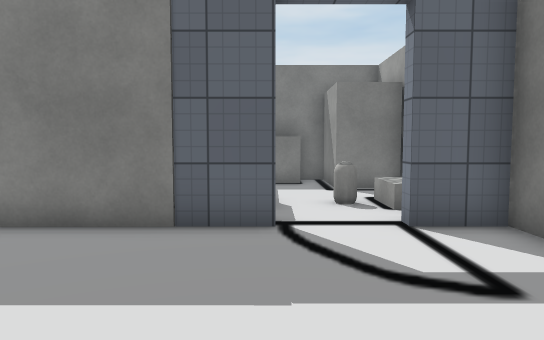
[1] (above)

18 first-person views from a walk through a Unity game level. The camera is 1.3 m above the floor, tilts 4° down and sees 70° across. The floor is counted in squares, 1 m on a side. Each view is taken from the middle of a square. On the plan, view 1 faces up. The plan holds only what a view shows up to about 16 squares ahead; the rest is blank. The place goes on beyond the plan. The player is left out. Some surface patterns are stand-ins.

[2]
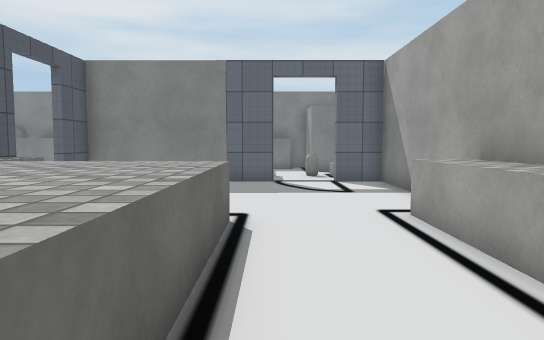

[3]
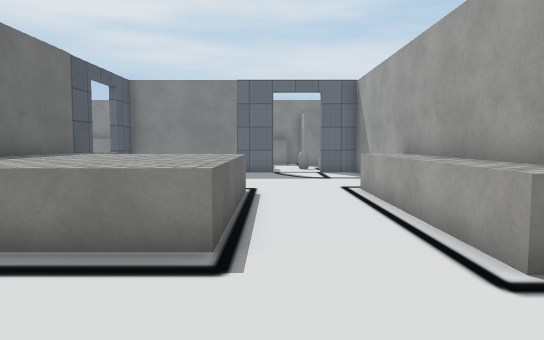

[4]
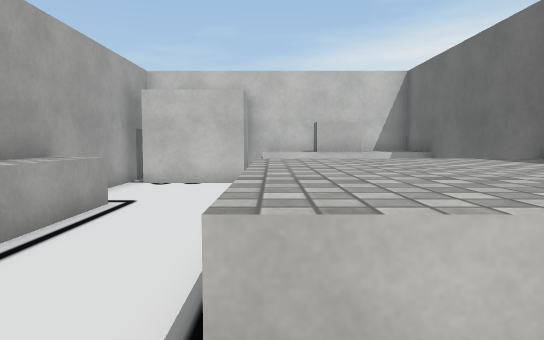

[5]
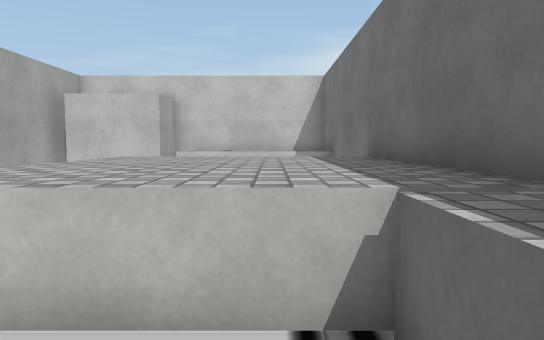

[6]
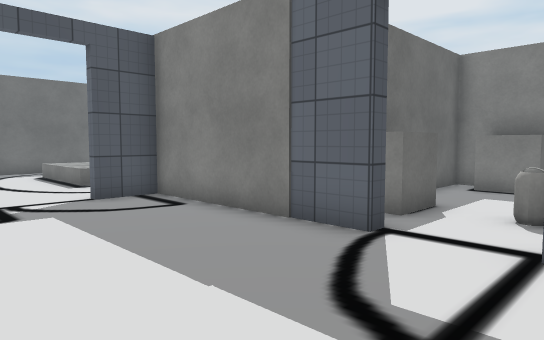

[7]
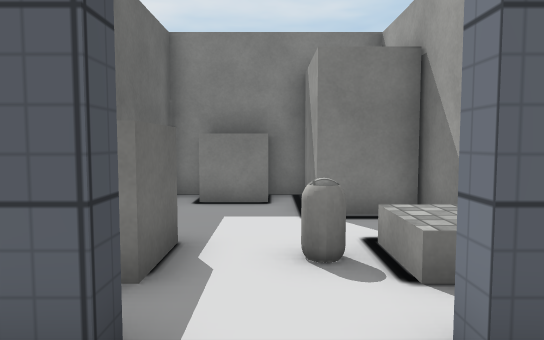

[8]
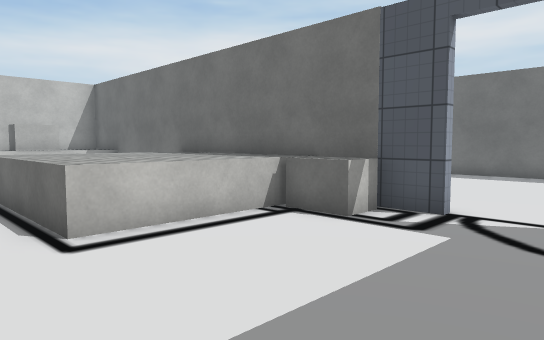

[9]
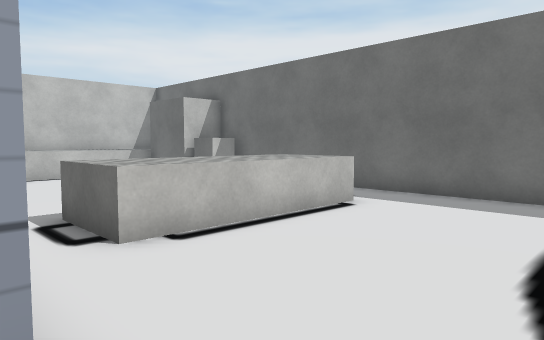

[10]
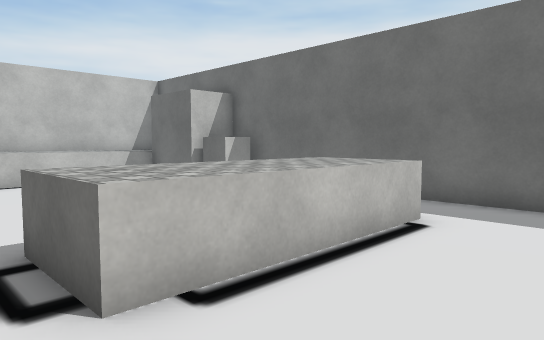

[11]
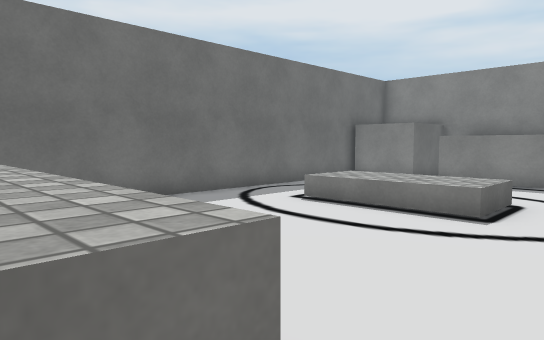

[12]
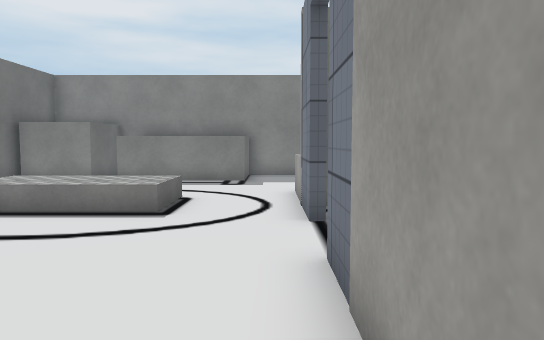

[13]
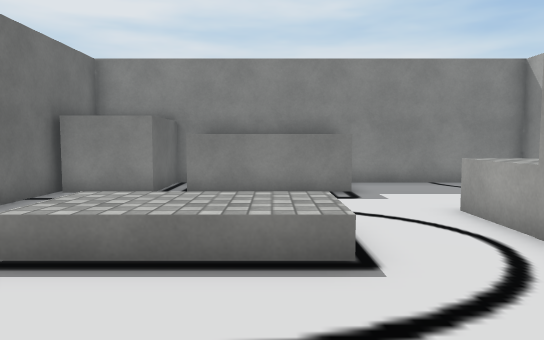

[14]
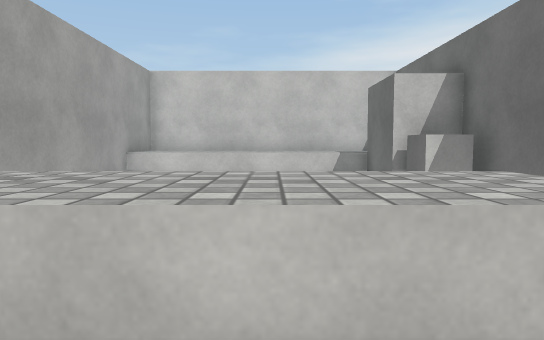

[15]
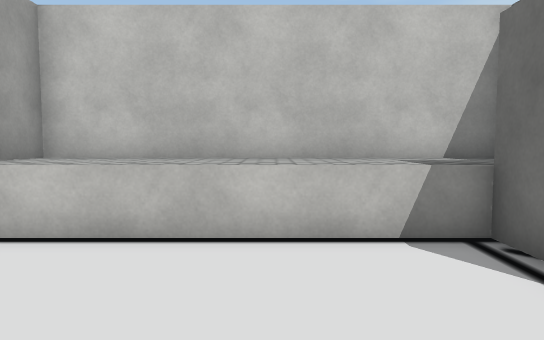

[16]
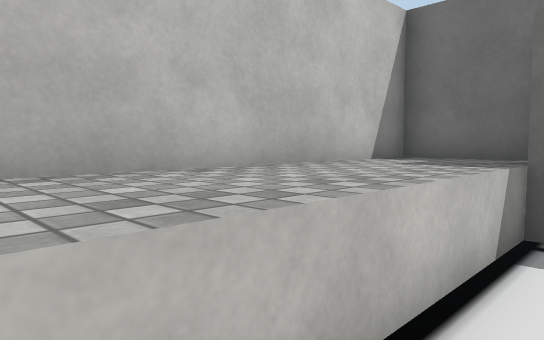

[17]
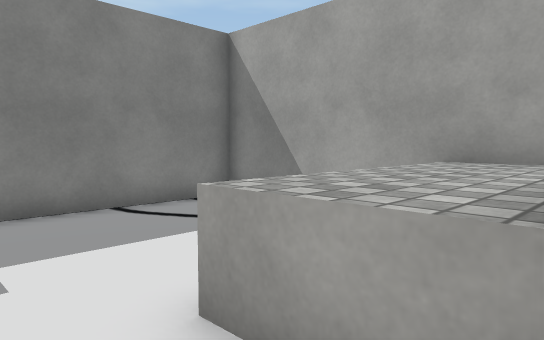

[18]
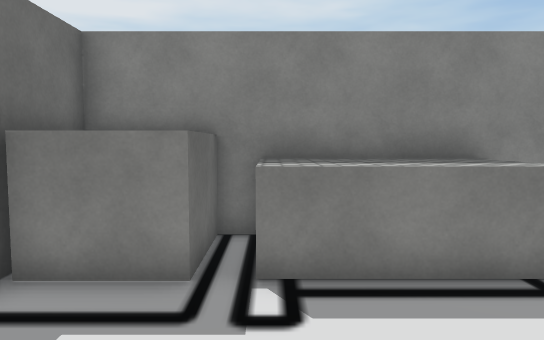

### Floor plan
Key: @ floor where view 1 was taken; # wall or solid block; . main floor; : floor 0.5 m higher than the main floor; / step, stairs or slope; ^ raised ledge; C cube; B block; O other object.
Columns run from 16 left of view 1 to 4 right of it. Each row starts with its distance up from view 1.
 14    ################
 13    #^^^^^.....#.CCB
 12    #^^^^^.... #...B
 11 ####^^^^^.... #...BB#
 10 #...........  #.....#
  9 #.    .....   #CC..
  8 #.     ...^^^^#CCOO
  7 #. /////..^^^^#.....
  6 #../:::/..#######..##
  5 #../////..#.........#
  4 #...................#
  3 #...................#
  2 #.........#.........#
  1 #.........#B........#
  0 #.........#B....@..^#
 -1 #..^^^^^^.#^^^^^...^#
 -2 #. ^^^^^^.#^^^^^...^#
 -3 #  ^^^^^^ #^^^^^...^#
 -4 #       . #^^^^^...^#
 -5 #      .. #^^^^^...^#
 -6 #    . .. #^^^^^...^#
 -7 #B     .. #  ......^#
 -8 #BB.....  #   ......#
 -9 #BB.....  #   ......#
-10   B...... #     ....#
-11  BB^^^^^^^#     ....#
-12 #^^^^^^^^^^^BB^^#####
-13 #^^^^^^^^^^^ B^^#  #
-14 #################

Positions as (right, up) in squares from view 1, and headings:
1: (0, 0), facing up
2: (0, -7), facing up
3: (0, -11), facing up
4: (-1, 1), facing down
5: (-4, 2), facing down
6: (3, 1), facing up-left
7: (1, 4), facing up
8: (1, 5), facing down-left
9: (-6, 4), facing down-left
10: (-7, 2), facing down-left
11: (-7, -2), facing up-left
12: (-7, -2), facing up
13: (-10, 1), facing up
14: (-11, 1), facing down
15: (-11, -6), facing down
16: (-8, -10), facing down-left
17: (-8, 6), facing up-right
18: (-12, 6), facing up
